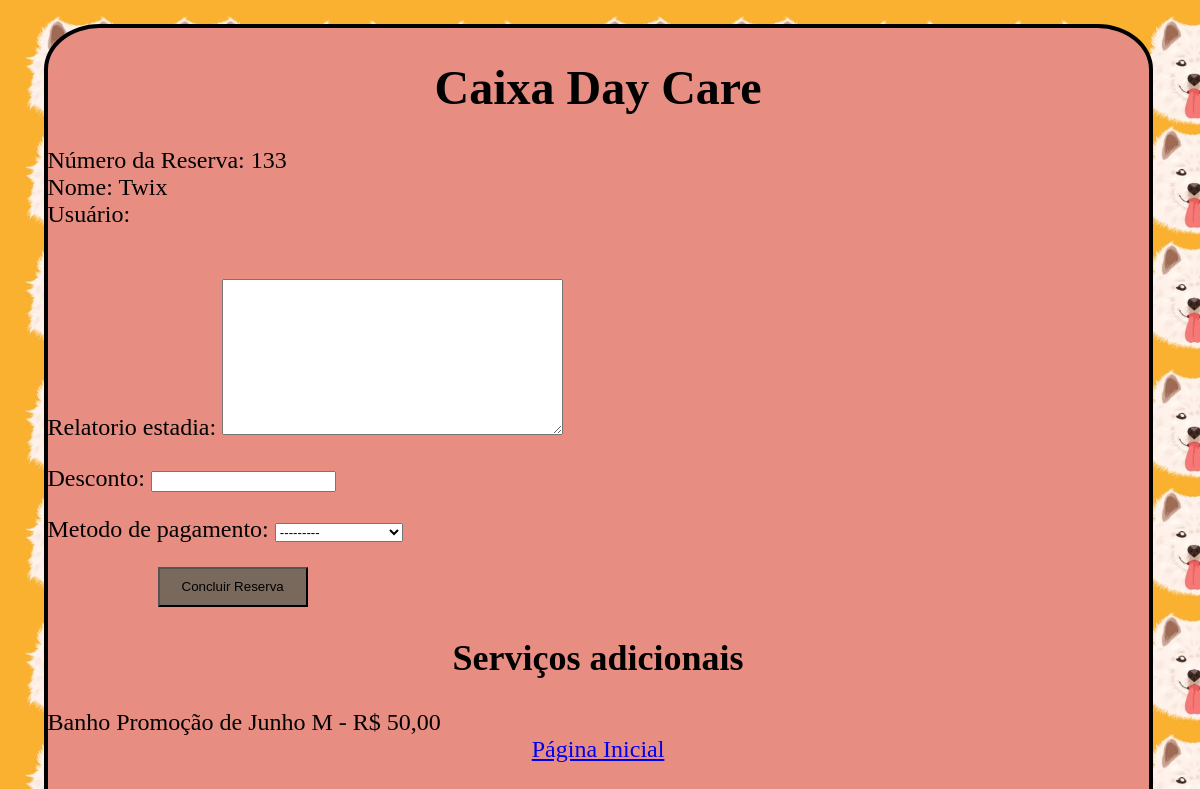
Screenshot of /caixaday/133/ with the database file from the repository.
### hotel/models.py (models this page shows, shortened)
class ReservaDay(models.Model):
    pet = models.ForeignKey(FichaDog, on_delete=models.CASCADE)
    num_reserva = models.IntegerField(primary_key=True, editable=False)
    data = models.DateField()
    hora_entrada = models.TimeField()
    usuario  = models.ForeignKey(User, on_delete=models.CASCADE)
    HORARIO_CHOICES = (('2x_dia', 'Duas vezes por dia'),('3x_dia', 'Três vezes por dia'),('personalizado', 'Horário personalizado'),)
    horario_alimentacao = models.CharField(max_length=20, choices=HORARIO_CHOICES)
    horario_personalizado = models.CharField(max_length=20, blank=True, null=True)
    instrucoes_medicamentos = models.CharField(max_length=100, blank=True, null=True)
    ACEITAR_CHOICES = (('Sim', 'Duas vezes por dia'),('3x_dia', 'Três vezes por dia'),('personalizado', 'Horário personalizado'),)
    autorizacao_para_cuidados_medicos = models.BooleanField(default=False, choices=[(False, 'Não'), (True, 'Sim')])
    servicos_adicionais = models.ForeignKey('hotel.ServicosAdicionais', blank=True,null=True, on_delete=models.CASCADE)
    pacote = models.ForeignKey('hotel.Pacote', on_delete=models.SET_NULL, null=True, blank=True)
    pago = models.BooleanField(default=False, null=True, choices=[(False, 'Não'), (True, 'Sim')])
    class Meta:
            db_table = 'Reserva_Day'

class ServicosAdicionais(models.Model):
    nome_servico = models.CharField(max_length=50, primary_key=True)
    valor_servico = models.DecimalField(max_digits=6, decimal_places=2)
    class Meta:
            db_table = 'Servicos_adicionais'

### ficha/models.py (models this page shows, shortened)
class FichaDog(models.Model):
    nome = models.CharField(max_length=100, primary_key=True)
    raca = models.CharField(max_length=100)
    data_de_nascimento =  models.DateField()
    sexo = models.CharField(max_length=1, choices=(('M', 'Macho'), ('F', 'Fêmea')))
    peso = models.DecimalField(max_digits=5, decimal_places=2)
    tipo_alimentacao = models.CharField(max_length=100)
    restricoes_alimentares = models.CharField(max_length=100, blank=True, null=True)
    nome_tutor = models.CharField(max_length=100,blank=True)
    contato_tutor = models.CharField(max_length=100)
    cpf_tutor = models.CharField(max_length=14)
    endereco = models.CharField(max_length=100,blank=True, null=True)
    veterinario = models.CharField(max_length=100,blank=True, null=True)
    observacoes = models.TextField(blank=True, null=True)
    data = models.DateTimeField(auto_now_add=True)
    class Meta:
            db_table = 'Ficha_Dog'

### caixa/views.py (the view)
# urls.py: path('caixaday/<int:num_reserva>/', views.caixa_day, name='caixaday'),
def caixa_day(request, num_reserva):
    reserva = ReservaDay.objects.get(num_reserva=num_reserva)
    nome = reserva.pet_id
    usuario = request.user.username
    if request.method == 'POST':
        caixa_form = CaixaDayForm(request.POST)
        reserva.pago = True
        reserva.save()
        if caixa_form.is_valid():
            cleaned_data = caixa_form.cleaned_data
            pet = reserva.pet
            caixa = CaixaDay.objects.create(
                num_reserva=reserva,
                usuario=usuario,
                pet=pet,
                relatorio_estadia=cleaned_data['relatorio_estadia'],
                desconto=cleaned_data['desconto'],
                metodo_de_pagamento=cleaned_data['metodo_de_pagamento'],
                total=0
            )
            return redirect('caixa:relatorioday', num_reserva=num_reserva)
        else:
            print(caixa_form.cleaned_data)
            print(caixa_form.errors)
    else:
        caixa_form = CaixaForm()
    context = {
        'reserva': reserva,
        'usuario': usuario,
        'caixa_form': caixa_form,
    }
    return  render(request, 'caixa_day.html', context)

### caixa/forms.py (shortened to what this page needs)
class CaixaForm(forms.ModelForm):
    class Meta:
        model = Caixa
        fields = ['relatorio_estadia','desconto', 'metodo_de_pagamento']
        widgets = {
            'data':forms.HiddenInput(),
            'pet': forms.HiddenInput(),
        }

### caixa/templates/caixa_day.html (shortened to what this page needs)
<!DOCTYPE html>
<html>
  <head>
    {% load static %}
    <link rel="stylesheet" type="text/css" href="{% static 'css/style_caixa3.css' %}">
  </head>
  <body>
    <div class="form">
      <h1>Caixa Day Care</h1>
      <div class='num'>
        <label>Número da Reserva: {{ reserva.num_reserva }}<br>
        <label>Nome:  {{ reserva.pet.nome}}<br>
        <label>Usuário: {{ usuario}}
      </div>
      <br>
      <form action="{% url 'caixa:caixaday' num_reserva=reserva.num_reserva %}" method="post">
        {{ caixa_form.as_p }}
        <input class="butao" type="submit" value="Concluir Reserva">
      </form>
        <h2>Serviços adicionais</h2>
        <label>
            {{ reserva.servicos_adicionais.nome_servico }} - R$ {{ reserva.servicos_adicionais.valor_servico }}
        </label>
        <div class="alinha">
          <a href="{% url 'home' %}">Página Inicial</a>
        </div>
    </div>
  </body>
</html>

### static/css/style_caixa3.css (style rules this page uses)
body { background-image: url('/static/img/fundo.jpeg'); background-size: contain; }
.form { height: 900px; border: 4px solid black; width: 93%; margin-left: 3%; margin-top: 2%; margin-bottom: 5%; background-color: rgb(231, 141, 130); border-radius: 5%; flex-direction: column; font-size: x-large; }
.butao { display: flex; align-items: center; justify-content: center; height: 40px; width: 150px; background-color: rgb(121,105, 92); cursor:pointer; margin-left: 10%; }
.alinha { display: flex; flex-direction: row; justify-content:space-around; }
.num { display: flex; flex-direction: column; }
h1,h2 { text-align: center; }

### rows the page displays
ReservaDay: num_reserva "133", pet.nome "Twix", servicos_adicionais.nome_servico "Banho Promoção de Junho M", servicos_adicionais.valor_servico "50,00"
